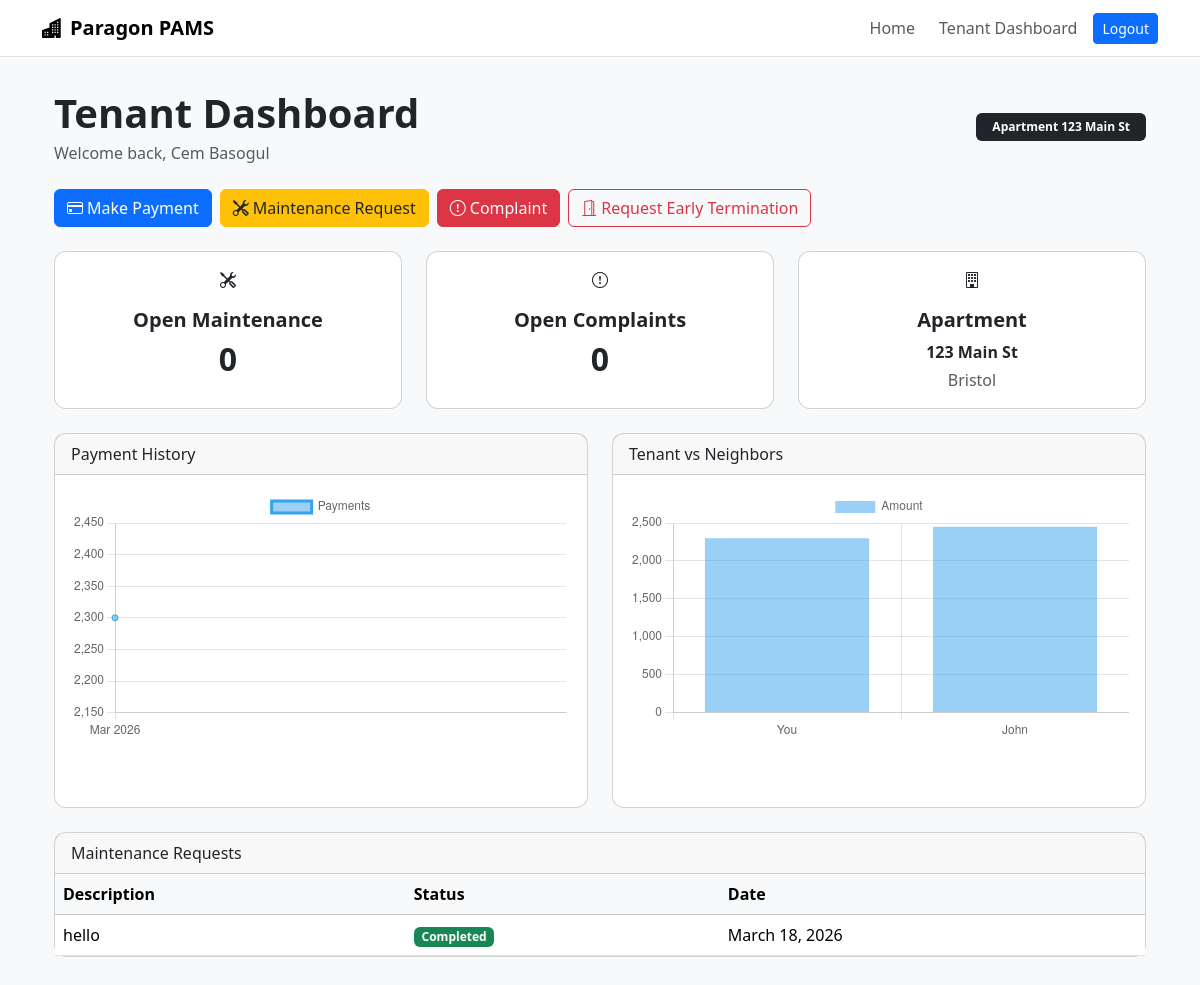
Page /dashboard/tenant/ (signed in) on the committed database.
### core/models.py (models this page shows, shortened)
class User(AbstractUser):
    ROLE_CHOICES = [
        ('TENANT', 'Tenant'),
        ('FRONTDESK', 'Front Desk'),
        ('FINANCE', 'Finance Manager'),
        ('MAINTENANCE', 'Maintenance Staff'),
        ('ADMIN', 'Administrator'),
        ('MANAGER', 'Manager'),
    ]
    role = models.CharField(max_length=20, choices=ROLE_CHOICES)
    city = models.ForeignKey('City', on_delete=models.SET_NULL, null=True, blank=True)

class Apartment(models.Model):
    address = models.CharField(max_length=255)
    city = models.ForeignKey(City, on_delete=models.CASCADE)
    bedrooms = models.IntegerField()
    bathrooms = models.DecimalField(max_digits=3, decimal_places=1)
    rent = models.DecimalField(max_digits=10, decimal_places=2)
    available = models.BooleanField(default=True)

class City(models.Model):
    name = models.CharField(max_length=100)
    state = models.CharField(max_length=100, blank=True)
    country = models.CharField(max_length=100, default='UK')
    zipcode = models.CharField(max_length=10, blank=True)

class MaintenanceRequest(models.Model):
    tenant = models.ForeignKey(Tenant, on_delete=models.CASCADE)
    apartment = models.ForeignKey(Apartment, on_delete=models.CASCADE)
    description = models.TextField()
    date_requested = models.DateField(auto_now_add=True)
    STATUS_CHOICES = [
        ('pending', 'Pending'),
        ('in_progress', 'In Progress'),
        ('completed', 'Completed'),
    ]
    status = models.CharField(max_length=20, choices=STATUS_CHOICES, default='pending')
    cost = models.DecimalField(max_digits=10, decimal_places=2, default=0)
    resolved_date = models.DateField(null=True, blank=True)
    scheduled_date = models.DateField(null=True, blank=True)
    time_taken = models.DecimalField(
        max_digits=5, decimal_places=1, null=True, blank=True,
        help_text="Hours taken to resolve"
    )
    assigned_to = models.ForeignKey(
        User, on_delete=models.SET_NULL, null=True, blank=True,
        related_name='assigned_maintenance',
        limit_choices_to={'role': 'MAINTENANCE'}
    )

### core/views.py (the view)
# urls.py: path('dashboard/tenant/', views.tenant_dashboard, name='tenant_dashboard'),
@login_required
def tenant_dashboard(request):
    if request.user.role != 'TENANT':
        return redirect('admin_dashboard')
    tenant = Tenant.objects.filter(user=request.user).first()
    if not tenant:
        messages.warning(request, "No tenant profile is linked.")
        return render(request, 'tenant/dashboard.html')
    lease = Lease.objects.filter(tenant=tenant).first()
    apartment = lease.apartment if lease else None
    payments = Payment.objects.filter(tenant=tenant).order_by('due_date')
    maintenance_items = MaintenanceRequest.objects.filter(tenant=tenant).order_by('-date_requested')
    complaints = Complaint.objects.filter(tenant=tenant)
    late_invoices = [p for p in payments if p.is_late]
    maintenance_open_count = maintenance_items.exclude(status='completed').count()
    complaint_open_count = complaints.exclude(status='resolved').exclude(status='closed').count()
    payment_history_labels = [p.due_date.strftime("%b %Y") for p in payments]
    payment_history_amounts = [float(p.amount) for p in payments]
    neighbors_labels = ["You"]
    neighbors_amounts = [sum(payment_history_amounts)]
    if apartment:
        neighbor_tenants = Tenant.objects.filter(
            lease__apartment=apartment
        ).exclude(id=tenant.id)
        for n in neighbor_tenants:
            n_payments = Payment.objects.filter(tenant=n)
            neighbors_labels.append(n.first_name)
            neighbors_amounts.append(sum([float(p.amount) for p in n_payments]))
    context = {
        "tenant": {
            "apartment_code": apartment.address if apartment else None,
            "city": apartment.city.name if apartment else None
        },
        "late_invoices": late_invoices,
        "maintenance_open_count": maintenance_open_count,
        "complaint_open_count": complaint_open_count,
        "maintenance_items": maintenance_items,
        "payment_history_labels": payment_history_labels,
        "payment_history_amounts": payment_history_amounts,
        "neighbors_labels": neighbors_labels,
        "neighbors_amounts": neighbors_amounts,
    }
    return render(request, "tenant/dashboard.html", context)

### core/models.py (called while the page is built)
    @property
    def is_late(self):
        if self.paid_date and self.paid_date > self.due_date:
            return True
        if not self.paid_date and timezone.now().date() > self.due_date:
            return True
        return False

### core/templates/tenant/dashboard.html (shortened to what this page needs)
{% extends "base.html" %}
{% block content %}
<div class="container py-2">
  <div class="d-flex flex-wrap justify-content-between align-items-center gap-2 mb-4">
    <div>
      <h1 class="fw-bold mb-1">Tenant Dashboard</h1>
      <p class="text-muted mb-0">Welcome back, {{ user.get_full_name|default:user.username }}</p>
    </div>
    <span class="badge text-bg-dark px-3 py-2">
      Apartment {{ tenant.apartment_code|default:"N/A" }}
    </span>
  </div>
  <div class="d-flex flex-wrap gap-2 mb-4">
    <a href="{% url 'payment_form' %}" class="btn btn-primary">
      <i class="bi bi-credit-card me-1"></i>Make Payment
    </a>
    <a href="{% url 'maintenance_request' %}" class="btn btn-warning text-dark">
      <i class="bi bi-tools me-1"></i>Maintenance Request
    </a>
    <a href="{% url 'complaint_form' %}" class="btn btn-danger">
      <i class="bi bi-exclamation-circle me-1"></i>Complaint
    </a>
    <a href="{% url 'request_early_termination' %}" class="btn btn-outline-danger">
      <i class="bi bi-door-open me-1"></i>Request Early Termination
    </a>
  </div>
  <div class="row g-4 mb-4">
    <div class="col-md-4">
      <div class="card h-100">
        <div class="card-body text-center">
          <div class="kpi-icon-box primary mx-auto mb-3">
            <i class="bi bi-tools"></i>
          </div>
          <h5 class="fw-bold">Open Maintenance</h5>
          <h2 class="fw-bold mb-0">{{ maintenance_open_count|default:0 }}</h2>
        </div>
      </div>
    </div>
    <div class="col-md-4">
      <div class="card h-100">
        <div class="card-body text-center">
          <div class="kpi-icon-box warning mx-auto mb-3">
            <i class="bi bi-exclamation-circle"></i>
          </div>
          <h5 class="fw-bold">Open Complaints</h5>
          <h2 class="fw-bold mb-0">{{ complaint_open_count|default:0 }}</h2>
        </div>
      </div>
    </div>
    <div class="col-md-4">
      <div class="card h-100">
        <div class="card-body text-center">
          <div class="kpi-icon-box success mx-auto mb-3">
            <i class="bi bi-building"></i>
          </div>
          <h5 class="fw-bold">Apartment</h5>
          <p class="mb-1 fw-semibold">{{ tenant.apartment_code|default:"N/A" }}</p>
          <p class="text-muted mb-0">{{ tenant.city|default:"N/A" }}</p>
        </div>
      </div>
    </div>
  </div>
  <div class="row g-4 mb-4">
    <div class="col-lg-6">
      <div class="card h-100">
        <div class="card-header">Payment History</div>
        <div class="card-body">
          <div style="height: 300px;">
            <canvas id="paymentHistoryChart"></canvas>
          </div>
        </div>
      </div>
    </div>
    <div class="col-lg-6">
      <div class="card h-100">
        <div class="card-header">Tenant vs Neighbors</div>
        <div class="card-body">
          <div style="height: 300px;">
            <canvas id="neighborsBarChart"></canvas>
          </div>
        </div>
      </div>
    </div>
  </div>
  <div class="card">
    <div class="card-header">Maintenance Requests</div>
    <div class="table-responsive">
      <table class="table table-hover align-middle mb-0">
        <thead class="table-light">
          <tr>
            <th>Description</th>
            <th>Status</th>
            <th>Date</th>
          </tr>
        </thead>
        <tbody>
          {% for item in maintenance_items %}
            <tr>
              <td>{{ item.description }}</td>
              <td>
                {% if item.status == 'pending' %}
                  <span class="badge bg-danger">Pending</span>
                {% elif item.status == 'in_progress' %}
                  <span class="badge bg-warning text-dark">In Progress</span>
                {% elif item.status == 'completed' %}
                  <span class="badge bg-success">Completed</span>
                {% else %}
                  <span class="badge bg-secondary">{{ item.status }}</span>
                {% endif %}
              </td>
              <td>{{ item.date_requested }}</td>
            </tr>
          {% empty %}
            <tr>
              <td colspan="3" class="text-center text-muted p-4">
                No maintenance requests yet.
              </td>
            </tr>
          {% endfor %}
        </tbody>
      </table>
    </div>
  </div>
</div>
{% endblock %}
{% block scripts %}
<script>
const paymentLabels = JSON.parse(document.getElementById("payLabels").textContent);
const paymentAmounts = JSON.parse(document.getElementById("payAmounts").textContent);
const neighborsLabels = JSON.parse(document.getElementById("nbLabels").textContent);
const neighborsAmounts = JSON.parse(document.getElementById("nbAmounts").textContent);
new Chart(document.getElementById("paymentHistoryChart"), {
  type: "line",
  data: {
    labels: paymentLabels,
    datasets: [{
      label: "Payments",
      data: paymentAmounts
    }]
  }
});
new Chart(document.getElementById("neighborsBarChart"), {
  type: "bar",
  data: {
    labels: neighborsLabels,
    datasets: [{
      label: "Amount",
      data: neighborsAmounts
    }]
  }
});
</script>
{% endblock %}

### core/templates/base.html (style rules this page uses)
body { background-color: #f8f9fa; }
.card { border-radius: 12px; }

### rows in the picture
User: get_full_name "Cem Basogul"
Apartment: apartment_code "123 Main St"
City: city "Bristol"
MaintenanceRequest: description "hello", status "Completed", date_requested "March 18, 2026"

### other values in the picture
{{ maintenance_open_count|default:0 }} "0"
{{ complaint_open_count|default:0 }} "0"
